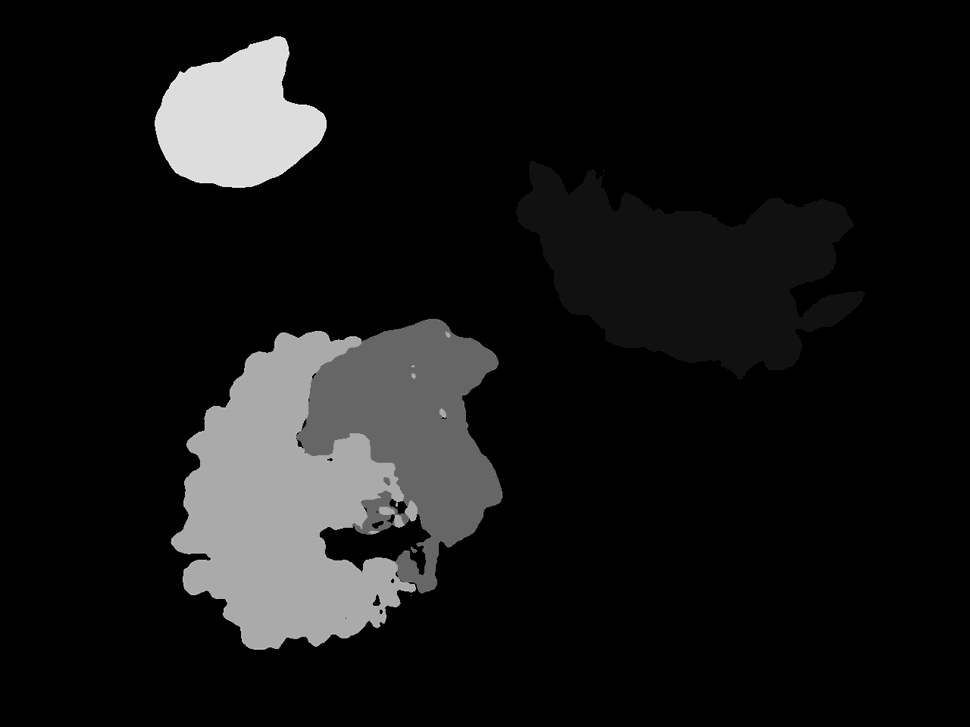
//> input picture data/leftover1_tray1.png, 970 x 727 px, shrunk from 1280 x 960 before the run
$ ./k_means ../data/leftover1_tray1.png   (built with g++ and OpenCV 4)
//> lines starting //> are read from the running program, lines starting //| are printed output that depends on the picture; after the words box and inside, x2 and y2 are one past the last pixel; in counts of white or black regions, pixels touching at a corner belong together
#include "opencv2/imgproc.hpp"
#include "opencv2/highgui.hpp"
#include<opencv2/core.hpp>
#include <iostream>
#include <opencv2/opencv.hpp>

// // #include <opencv2/core/utils/filesystem.hpp>

using namespace std;
using namespace cv;

Mat src;
Mat dst;
const char* window_name = "Edge Map";
const char* window_name2 = "original image";


int main( int argc, char** argv )
{

   try {
      if (argc < 2) {
         throw invalid_argument("Not enough arguments!");
      }
   } catch (const invalid_argument& e) {
      cerr << "Invalid argument: " << e.what() << endl;
      return -1;
   }
   Mat src = imread(argv[1], IMREAD_COLOR);
//> src is the input picture: 727 rows x 970 cols, CV_8UC3; min 0, max 15, mean 1.26

   if( src.empty() )
   {
   std::cout << "Could not open or find the image!\n" << std::endl;
   std::cout << "Usage: " << argv[0] << " <Input image>" << std::endl;
   return -1;
   }


   // cvtColor( src, src, COLOR_BGR2GRAY );
   // namedWindow( window_name, WINDOW_AUTOSIZE );
   namedWindow( window_name2, WINDOW_AUTOSIZE );
   imshow( window_name2, src );
   blur( src, src, Size(5,5) );
//> src: 727 rows x 970 cols, CV_8UC3; 1.77% of pixels changed, all inside (x1, y1, x2, y2) = (152, 34, 865, 652)

   cv::Mat imageRGB;
   cv::cvtColor(src, imageRGB, cv::COLOR_BGR2RGB);

   // Reshape the image to a 2D matrix of pixels
   cv::Mat reshapedImage = imageRGB.reshape(1, imageRGB.rows * imageRGB.cols);

   cout << src.size()<<endl;
//| [970 x 727]
   // cout << reshapedImage<<endl;

   // Convert the reshaped image to float
   cv::Mat reshapedImageFloat;
   reshapedImage.convertTo(reshapedImageFloat, CV_32F);

   // Define the number of clusters
   int numClusters = 5;

   // Set the criteria for k-means algorithm
   cv::TermCriteria criteria(cv::TermCriteria::EPS + cv::TermCriteria::COUNT, 100, 1.0);

   // Perform k-means clustering
   cv::Mat labels, centers;
   cv::kmeans(reshapedImageFloat, numClusters, labels, criteria, 1, cv::KMEANS_RANDOM_CENTERS, centers);
//> centers = [[6.01, 6.01, 6.01], [1.08, 1.08, 1.08], [0, 0, 0], [0, 0, 0], [10.79, 10.79, 10.79]]

   // Reshape the labels to the original image size
   cv::Mat segmented = labels.reshape(1, src.rows);
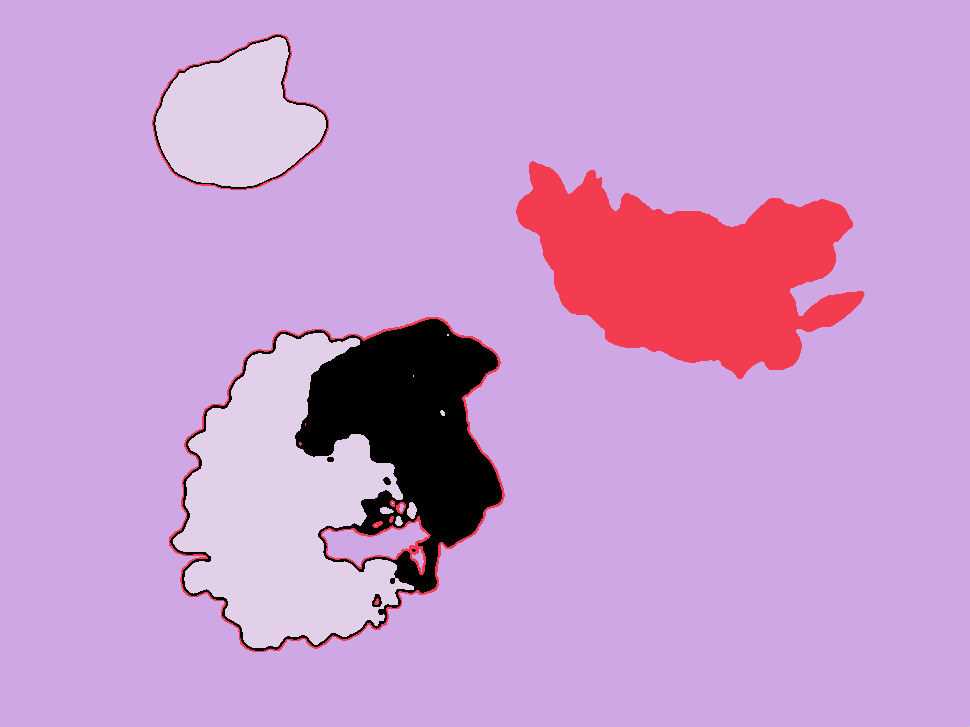
//> segmented: 727 rows x 970 cols, CV_32SC1; 5 distinct labels, from 0 to 4; one colour per label, 0 black


   // Convert the labels to 8-bit image
   cv::Mat segmented8Bit;
   segmented.convertTo(segmented8Bit, CV_8U);
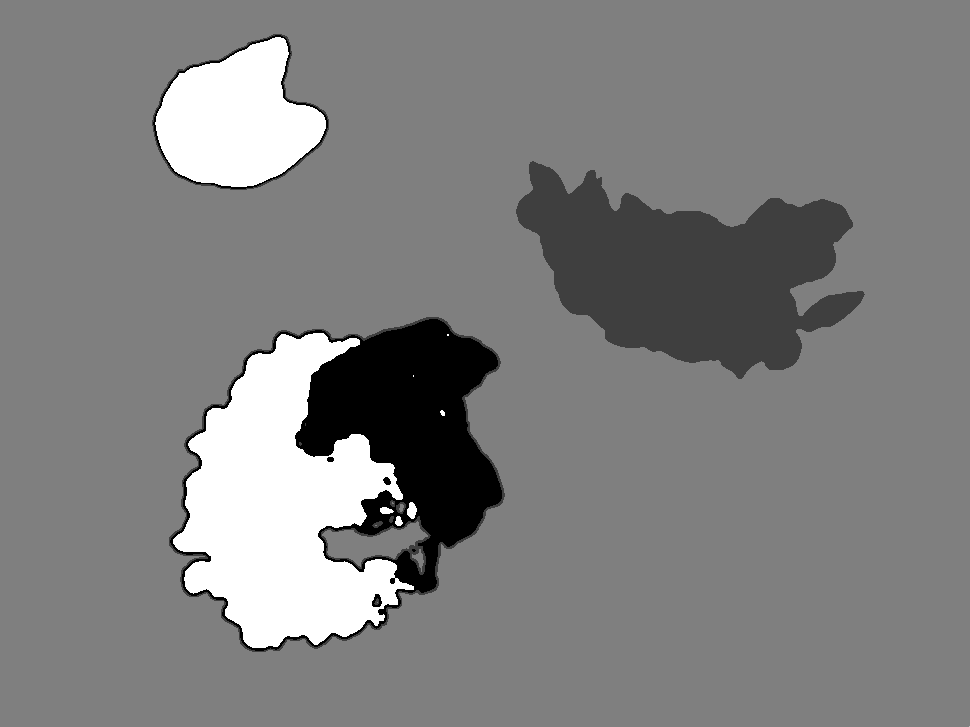
//> segmented8Bit: 727 rows x 970 cols, CV_8UC1; min 0, max 4, mean 2.01; drawn with min black and max white

   for(int i=0; i<segmented8Bit.rows; i++){
      for(int j=0; j < segmented8Bit.cols; j++){
         switch (segmented8Bit.at<uchar>(i,j)){
            case 0: segmented8Bit.at<uchar>(i,j) = 0; break;
            case 1: segmented8Bit.at<uchar>(i,j) = 50; break;
            case 2: segmented8Bit.at<uchar>(i,j) = 100; break;
            case 3: segmented8Bit.at<uchar>(i,j) = 150; break;
            case 4: segmented8Bit.at<uchar>(i,j) = 200; break;
            default: segmented8Bit.at<uchar>(i,j) = 255;
         }
      }
   }
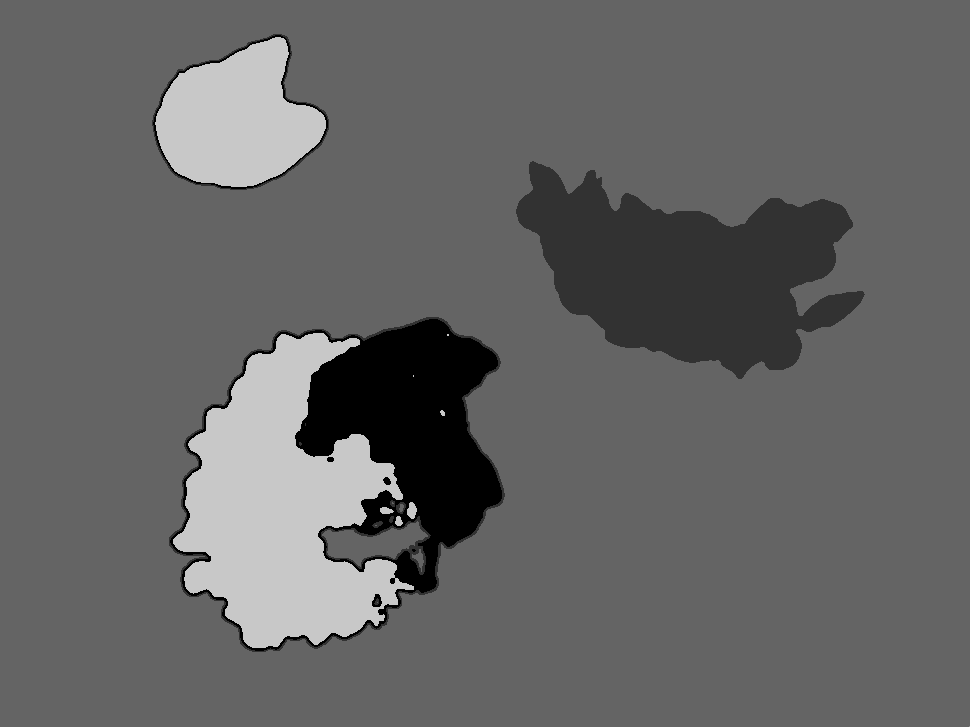
//> segmented8Bit: 727 rows x 970 cols, CV_8UC1; min 0, max 200, mean 100.5

   // Display the segmented image
   cv::imshow("Segmented Image", segmented8Bit);
   cv::waitKey(0);
   return 0;
}

$ run again, on data/leftover1_tray4.png
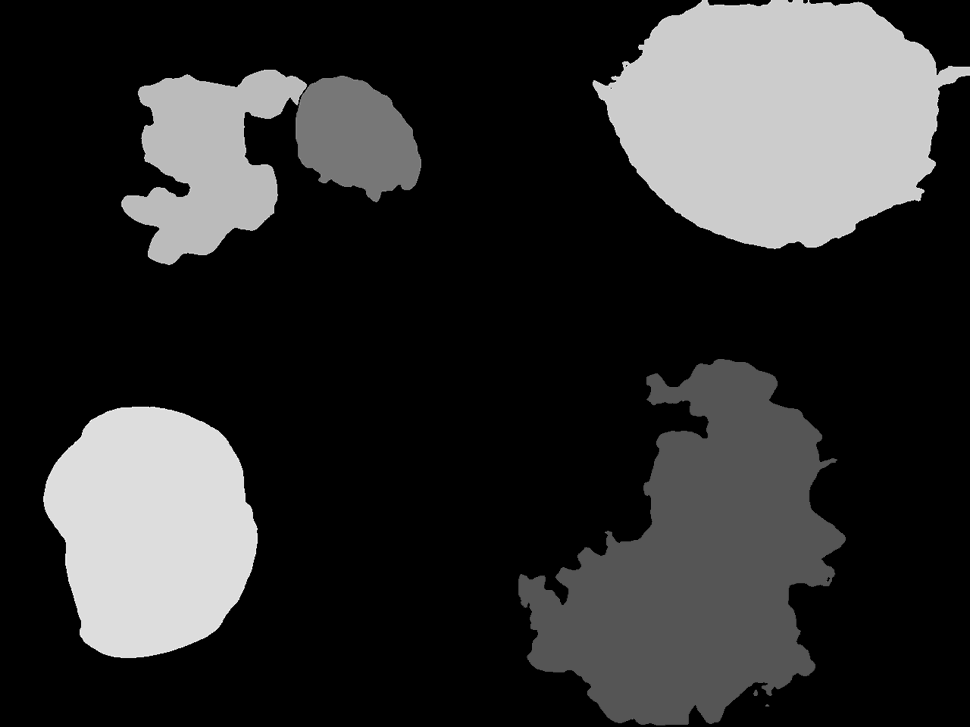
//> input picture data/leftover1_tray4.png, 970 x 727 px, shrunk from 1280 x 960 before the run
//> src is the input picture: 727 rows x 970 cols, CV_8UC3; min 0, max 15, mean 2.78
//> src: 727 rows x 970 cols, CV_8UC3; 2.86% of pixels changed, all inside (x1, y1, x2, y2) = (41, 0, 970, 727)
//| [970 x 727]
//> centers = [[5.29, 5.29, 5.29], [1.91, 1.91, 1.91], [0, 0, 0], [0, 0, 0], [12.11, 12.11, 12.11]]
//> `cv::Mat segmented = labels.reshape(1, src.rows);`:
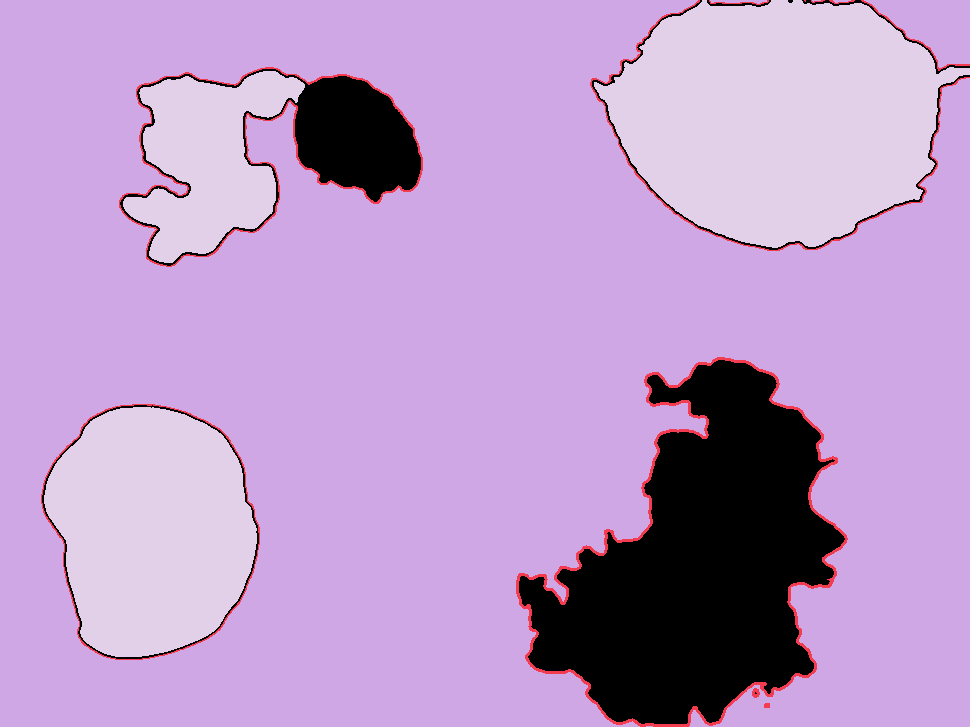
//> segmented: 727 rows x 970 cols, CV_32SC1; 5 distinct labels, from 0 to 4; one colour per label, 0 black
//> after the loop `for(int i=0; i<segmented8Bit.rows; i++)`:
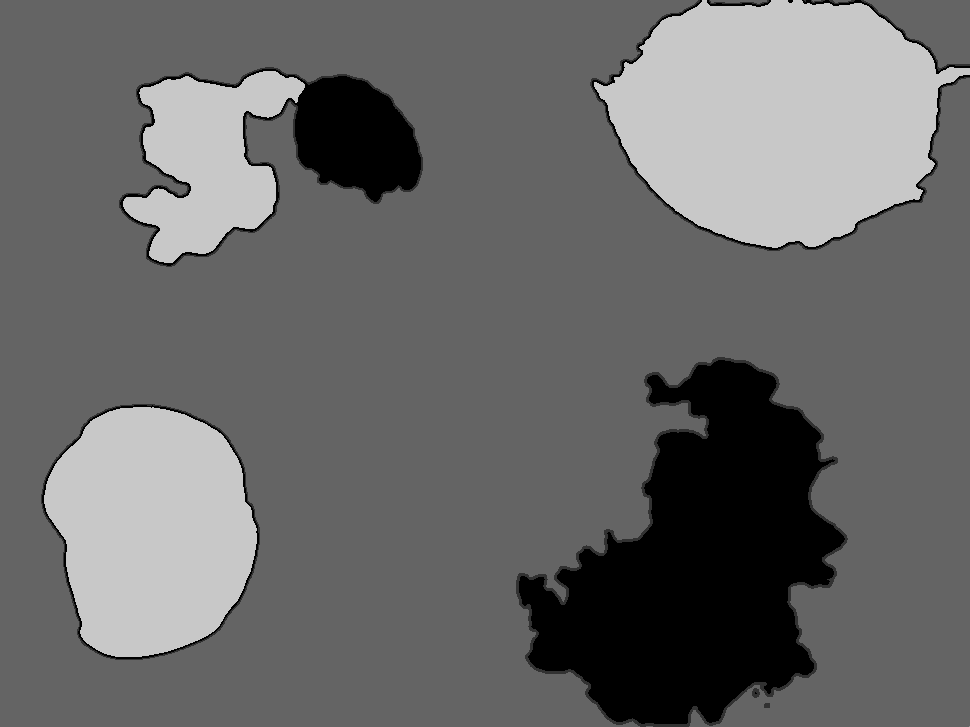
//> segmented8Bit: 727 rows x 970 cols, CV_8UC1; min 0, max 200, mean 105.2

$ run again, on data/leftover1_tray5.png
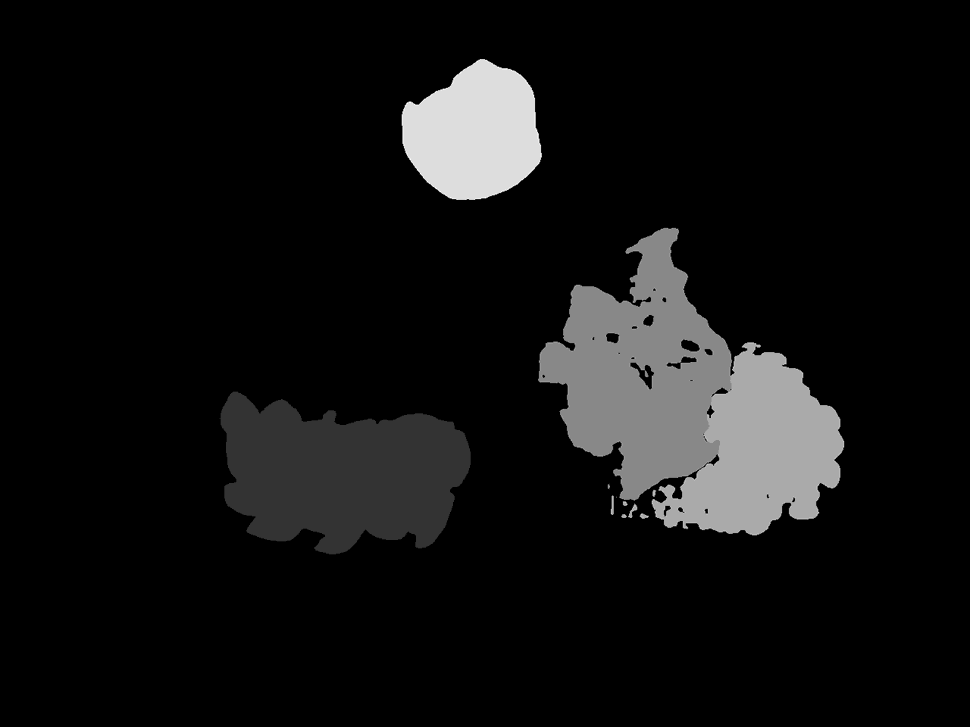
//> input picture data/leftover1_tray5.png, 970 x 727 px, shrunk from 1280 x 960 before the run
//> src is the input picture: 727 rows x 970 cols, CV_8UC3; min 0, max 15, mean 1.01
//> src: 727 rows x 970 cols, CV_8UC3; 1.98% of pixels changed, all inside (x1, y1, x2, y2) = (219, 57, 846, 556)
//| [970 x 727]
//> centers = [[3.25, 3.25, 3.25], [1.48, 1.48, 1.48], [0, 0, 0], [0, 0, 0], [9.7, 9.7, 9.7]]
//> `cv::Mat segmented = labels.reshape(1, src.rows);`:
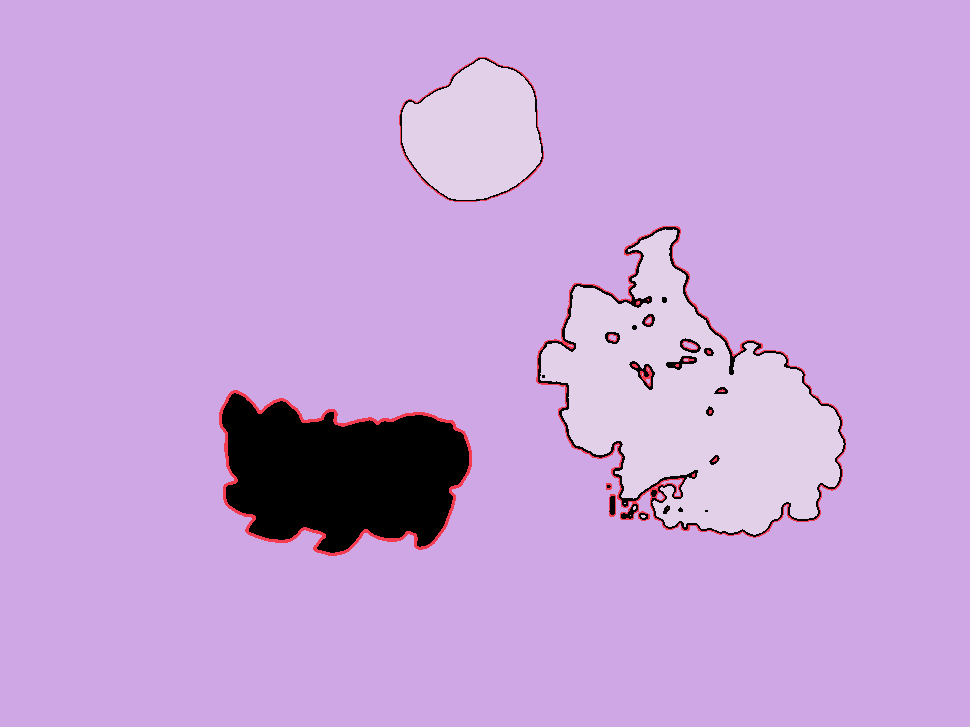
//> segmented: 727 rows x 970 cols, CV_32SC1; 5 distinct labels, from 0 to 4; one colour per label, 0 black
//> after the loop `for(int i=0; i<segmented8Bit.rows; i++)`:
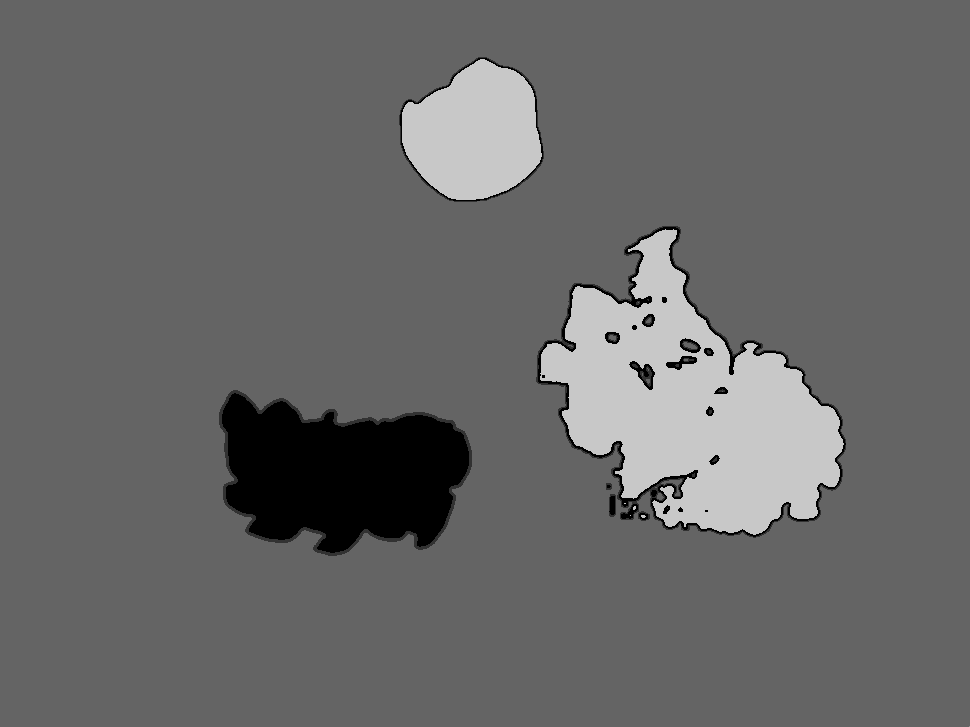
//> segmented8Bit: 727 rows x 970 cols, CV_8UC1; min 0, max 200, mean 103.8
